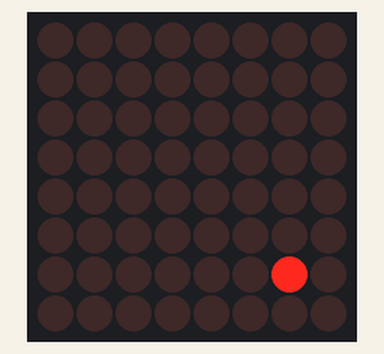
This sketch was run on a simulated Arduino Uno, built with avr-gcc and run on an emulated ATmega328P. On the bench: 8×8 LED matrix.

Above: at 0.05 s.
At 0.7 s:
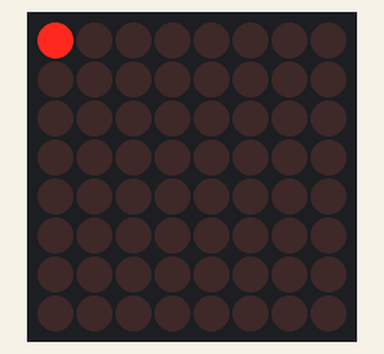

The sketch:

invader.ino
```cpp
#include "LedControl.h"

LedControl lc=LedControl(12,11,10,1);	// Pin and # of Displays

unsigned long delayTime=100;	// Delay between Frames

// screen initialization
char screen[8][8] = {
	{0,0,0,0,0,0,0,0},
	{0,0,0,0,0,0,0,0},
	{0,0,0,0,0,0,0,0},
	{0,0,0,0,0,0,0,0},
	{0,0,0,0,0,0,0,0},
	{0,0,0,0,0,0,0,0},
	{0,0,0,0,0,0,0,0},
	{0,0,0,0,0,0,0,1},
};

// player vars
int player_pos[] {
	8,	// x axis player position on the matrix
	8, 	// y axis player position on the matrix
};

void setup() {
	lc.shutdown(0,false);	// Wake up display
	lc.setIntensity(0,5);	// Set intensity levels
	lc.clearDisplay(0);	 	// Clear Display
}

// 0 == right, 1 == left, 2 == up,
void movePlayer(int player_pos[], int direction) {
	screen[player_pos[1] - 1][player_pos[0] - 1] = 0;

	switch (direction) {
	case 0:	// right
		if (player_pos[0] < 8) player_pos[0]++;
		break;
	case 1:	// left
		if (player_pos[0] > 1) player_pos[0]--;
		break;
	case 2:	// up
		if (player_pos[1] > 1) player_pos[1]--;
		break;
	case 3:	// down
		if (player_pos[1] < 8) player_pos[1]++;
		break;
	}

	screen[player_pos[1] - 1][player_pos[0] - 1] = 1;
}

byte charToByte(char lineC[8]) {
	// lineC stands for line of chars and lineB for a byte line
	char lineB = 0;
	for (int i = 0; i < 8; i++) lineB |= lineC[i] << (7-i);
	return lineB;
}

void loop() {
	movePlayer(player_pos, 1);
	movePlayer(player_pos, 2);
	for (int i = 0; i < 8; i++) lc.setRow(0,i,charToByte(screen[i]));	// draws the screen var to the lcd display
	delay(delayTime);
}
```
